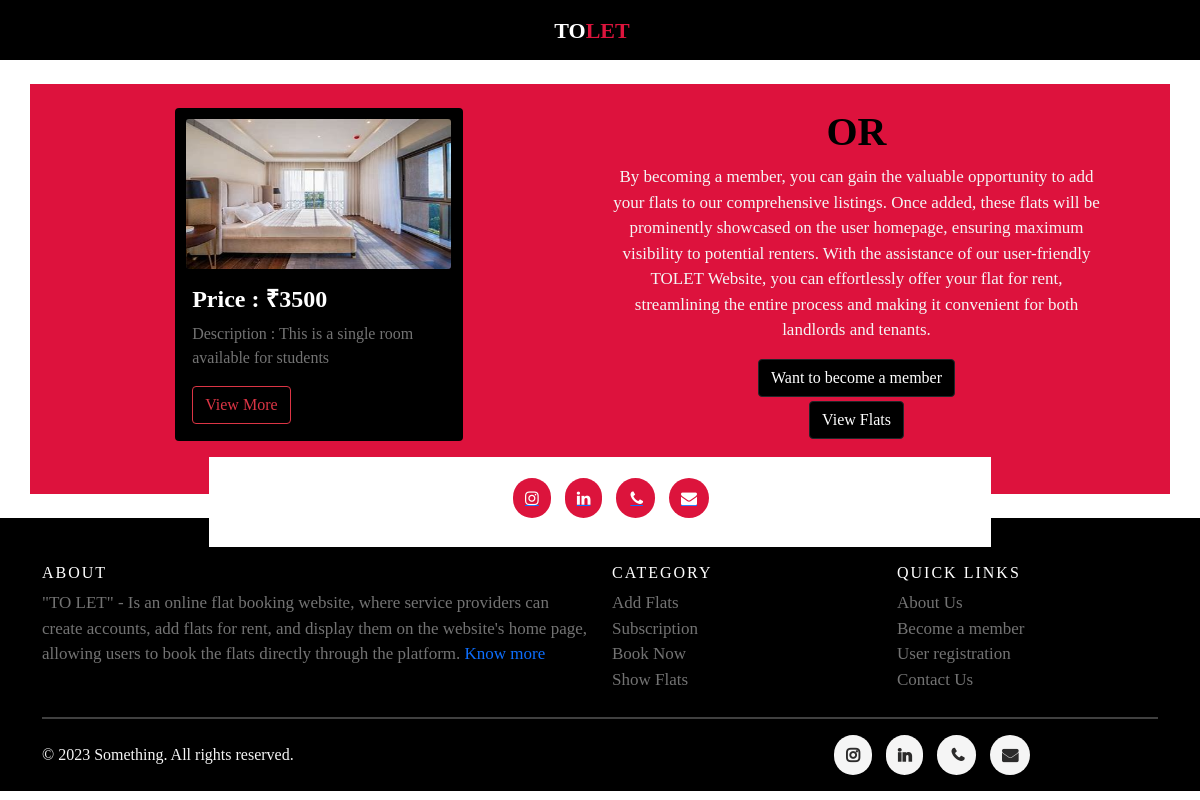
The app's page /, older data.
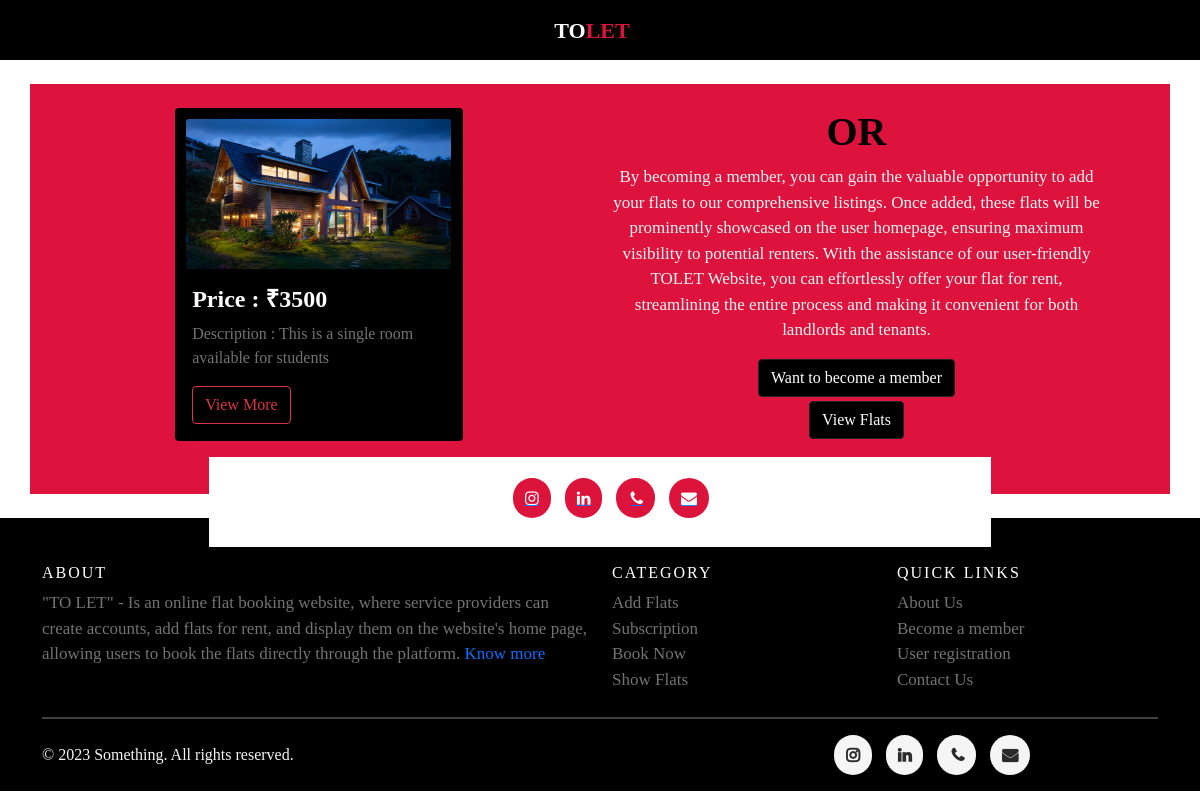
The same page, newer data.
### AddFlat/models.py (models this page shows, shortened)
class AddFlat(models.Model):
    owner = models.ForeignKey(FlatOwner, on_delete=models.CASCADE)
    address = models.CharField(max_length=300)
    contact = models.CharField(max_length=20)
    price = models.IntegerField()
    flat_type = models.CharField(max_length=30, null=True)
    image = models.FileField(upload_to="media", null=True)
    city = models.CharField(max_length=200, null=True)
    desc = models.TextField()
    flatstatus = models.CharField(max_length=50, null=True)

### AddFlat/views.py (the view)
# urls.py: 2. Add a URL to urlpatterns:  path('', Home.as_view(), name='home')
def Home(request):
    OneFlat = AddFlat.objects.get(id=5)
    context = {'data':OneFlat}
    return render(request, 'Home.html', context)

### AddFlat/templates/Home.html (shortened to what this page needs)
<link href="https://cdn.jsdelivr.net/npm/bootstrap@5.0.2/dist/css/bootstrap.min.css" rel="stylesheet">
<link rel="stylesheet" href="https://cdnjs.cloudflare.com/ajax/libs/font-awesome/4.7.0/css/font-awesome.min.css">
{% load static %}
<link rel="stylesheet" href="{% static 'HomePage.css' %}">
<section>
    {% include "Navbars/HomeNav.html" %}
    <div class="container mt-4 mb-2 hero-container"><br>
        <div class="row">
            <div class="col-md-6">
                <div class="container inside-left mb-3">
                    <div class="card" style="width: 18rem;">
                        <img src={{data.image.url}} class="card-img" alt="Flat-IMG">
                        <div class="card-body">
                          <h4 class="card-title"><b>Price : ₹{{data.price}}</b></h4>
                          <p class="card-text">Description : {{data.desc}}</p>
                          <a href="/userhome" class="btn btn-outline-danger">View More</a>
                        </div>
                    </div>
                </div>
            </div>
            <div class="col-md-6 inside-center">
                <h1 style="font-weight: 800; color: black;">OR</h1>
                <p class="hero-text">By becoming a member, you can gain the valuable opportunity to add your flats to our comprehensive listings. Once added,
                    these flats will be prominently showcased on the user homepage, ensuring maximum visibility to potential renters. With the assistance of
                    our user-friendly TOLET Website,
                    you can effortlessly offer your flat for rent, streamlining the entire process and making it convenient for both landlords and tenants.</p>
                <div>
                    <a href="/ownerlogin" class="btn btn-dark hero-btn">Want to become a member</a>
                </div>
                <div>
                    <a href="/userhome" class="btn btn-dark hero-btn mt-1">View Flats</a>
                </div>
            </div>
        </div>
        <div class="container foot">
            <div class="social-icon">
                <ul>
                    <a href="https://www.instagram.com/k___a_n_h_a/?hl=en" target="_blank"><li class="fa fa-instagram hero-icon"></li></a>
                    <a href="https://www.linkedin.com/in/kanha-patil-969884218/" target="_blank"><li class="fa fa-linkedin hero-icon"></li></a>
                    <a href="tel:9111715245"><li class="fa fa-phone hero-icon" style="padding-left: 14px;"></li></a>
                    <a href="mailto:kanhap56@gmail.com"><li class="fa fa-envelope hero-icon"></li></a>
                </ul>
            </div>
        </div>
    </div>
    {% include "Footer.html" %}
</section>

Row changes from the older to the newer data that the page shows:
changed AddFlat "This is a single room available for students": image: a different picture
